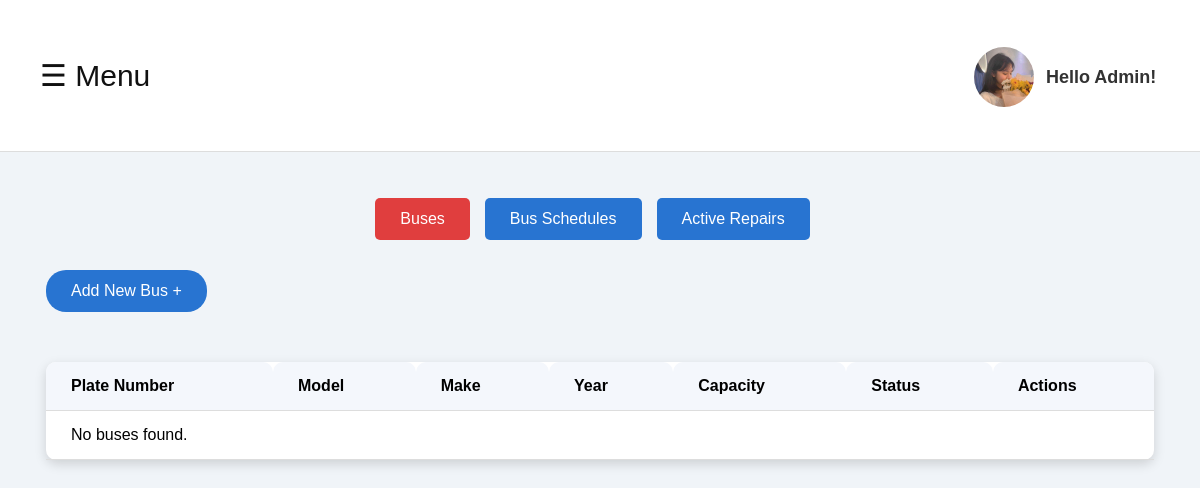
/home/ (signed in), run on an earlier commit of the app's database.
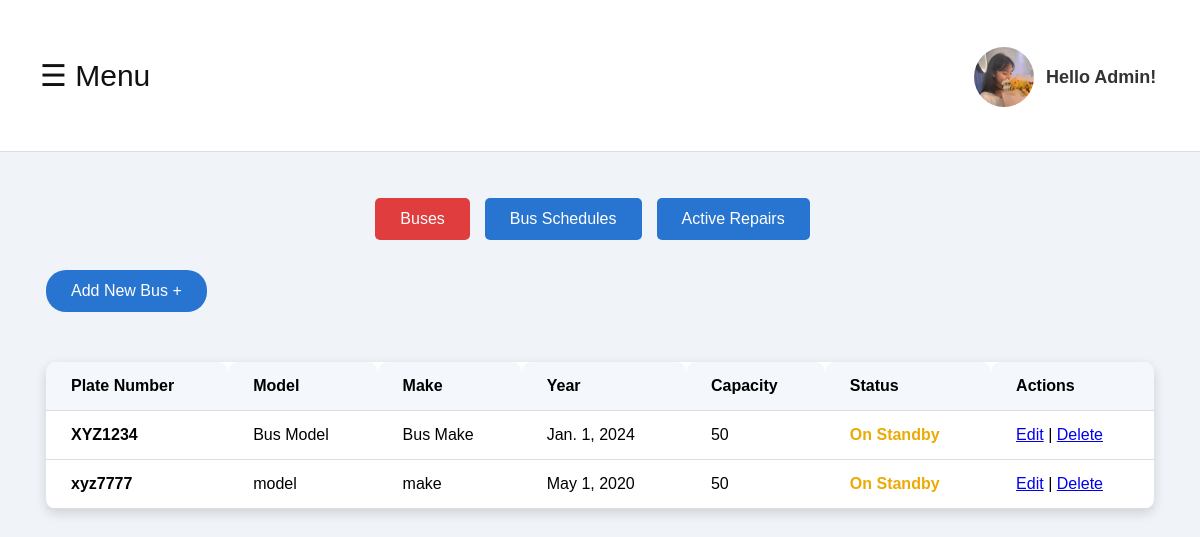
And on a later commit of the database.
### bms_bus_information_management/models.py (models this page shows, shortened)
class Bus(models.Model):
    BUS_STATUS_CHOICES = [
        ('on_standby', 'On Standby'),
        ('in_transit', 'In Transit'),
        ('under_maintenance', 'Under Maintenance'),
    ]
    bus_id = models.AutoField(primary_key=True)
    plate_number = models.CharField(max_length=100, unique=True)
    model = models.CharField(max_length=100)
    make = models.CharField(max_length=100)
    year = models.DateField()
    capacity = models.IntegerField()
    status = models.CharField(max_length=50, choices=BUS_STATUS_CHOICES, default='on_standby')  # Use choices here
    user = models.ForeignKey(User, on_delete=models.CASCADE)

### bms_user_authentication/views.py (the view)
# urls.py: path('home/', views.user_homepage, name='home_page'),
@login_required
def user_homepage(request):
    buses = Bus.objects.filter(user=request.user)
    return render(request,  'bms_bus_information_management/home_page.html', {
        'buses': buses,
    })

### bms_bus_information_management/templates/bms_bus_information_management/home_page.html (shortened to what this page needs)
<!DOCTYPE html>
<html lang="en">
<head>
    {% load static %}
    <link rel="stylesheet" href="{% static 'css/home.css' %}">
    <link rel="stylesheet" href="https://cdnjs.cloudflare.com/ajax/libs/font-awesome/4.7.0/css/font-awesome.min.css">
</head>
<body>
    <div class="navbar">
        <span class="open-nav-btn" onclick="openNav()">&#9776; Menu</span>
        <div class="profile">
            <a href="{% url 'profile' %}" style="margin-right: 4rem;">
                <img src="{% static 'images/profile-icon.png' %}" alt="Profile">
            </a>
            <p class="hello-admin">Hello Admin!</p>
        </div>
    </div>
    <div id="main" class="container">
        <div class="tabs">
            <a href="{% url 'bus_list' %}"><button class="tab-btn active">Buses</button></a>
            <a href="{% url 'schedule_list' %}"><button class="tab-btn">Bus Schedules</button></a>
            <a href="{% url 'repair_list' %}"><button class="tab-btn">Active Repairs</button></a>
        </div>
        <div class="schedule-section">
            <button class="add-btn">Add New Bus +</button>
        </div>
        <div class="schedule-section">
            <table class="bus-table">
                <thead>
                    <tr>
                        <th>Plate Number</th>
                        <th>Model</th>
                        <th>Make</th>
                        <th>Year</th>
                        <th>Capacity</th>
                        <th>Status</th>
                        <th>Actions</th>
                    </tr>
                </thead>
                <tbody>
                    {% for bus in buses %}
                        <tr>
                            <td><span class="plate-number">{{ bus.plate_number }}</span></td>
                            <td><span class="model-adjust">{{ bus.model }}</span></td>
                            <td>{{ bus.make }}</td>
                            <td>{{ bus.year }}</td>
                            <td>{{ bus.capacity }}</td>
                            <td><span class="status {{ bus.get_status_display|lower }}">{{ bus.get_status_display }}</span></td>
                            <td>
                                <a href="{% url 'edit_bus' bus.bus_id %}">Edit</a> |
                                <a href="{% url 'delete_bus' bus.bus_id %}">Delete</a>
                            </td>
                        </tr>
                    {% empty %}
                        <tr>
                            <td colspan="7">No buses found.</td>
                        </tr>
                    {% endfor %}
                </tbody>
            </table>
        </div>
    </div>
</body>
</html>

What changed in the data, as far as the page shows it:
added Bus: plate_number "XYZ1234", model "Bus Model", make "Bus Make", year "Jan. 1, 2024", capacity "50", status "On Standby"
added Bus: plate_number "xyz7777", model "model", make "make", year "May 1, 2020", capacity "50", status "On Standby"
Also different on the page:
text no longer shown: "No buses found."
